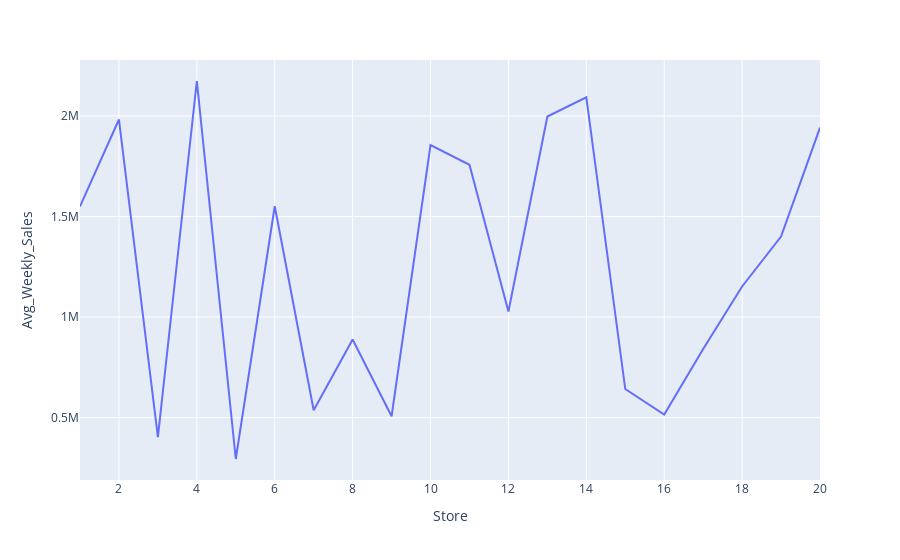

Source (notebook cell):
### Code cell
px.line(store_data, x="Store", y="Avg_Weekly_Sales")

### Figure 1 — Plotly figure (JSON) as saved in the notebook; plotly's stock layout.template omitted (floating-point values rounded to 4 significant figures)
{"data": [{"hovertemplate": "Store=%{x}<br>Avg_Weekly_Sales=%{y}<extra></extra>", "legendgroup": "", "line": {"color": "#636efa", "dash": "solid"}, "marker": {"symbol": "circle"}, "mode": "lines", "name": "", "orientation": "v", "showlegend": false, "type": "scatter", "x": [1, 2, 3, 4, 5, 6, 7, 8, 9, 10, 11, 12, 13, 14, 15, 16, 17, 18, 19, 20], "xaxis": "x", "y": [1550000.0, 1982000.0, 403400.0, 2174000.0, 294400.0, 1551000.0, 536700.0, 888800.0, 506900.0, 1855000.0, 1757000.0, 1028000.0, 1997000.0, 2093000.0, 642300.0, 515300.0, 841500.0, 1152000.0, 1401000.0, 1942000.0], "yaxis": "y"}], "layout": {"legend": {"tracegroupgap": 0}, "margin": {"t": 60}, "xaxis": {"anchor": "y", "domain": [0, 1], "title": {"text": "Store"}}, "yaxis": {"anchor": "x", "domain": [0, 1], "title": {"text": "Avg_Weekly_Sales"}}}}
